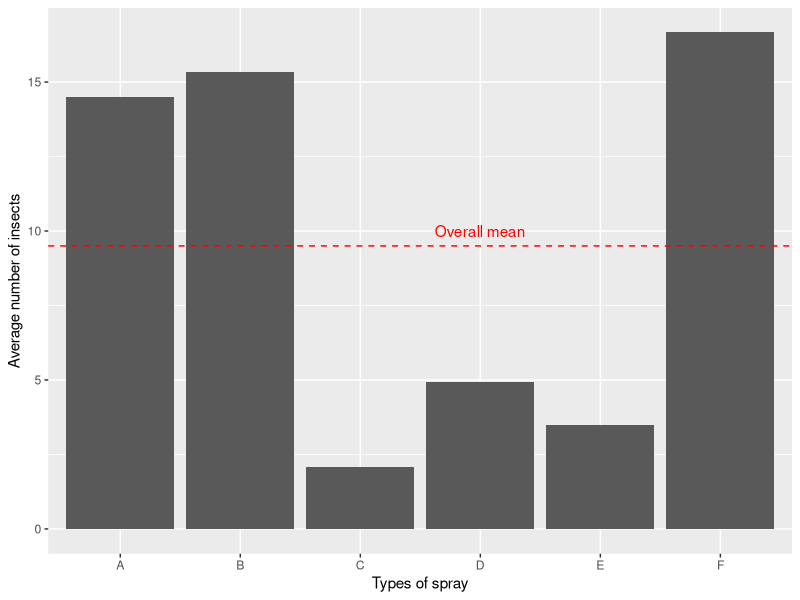
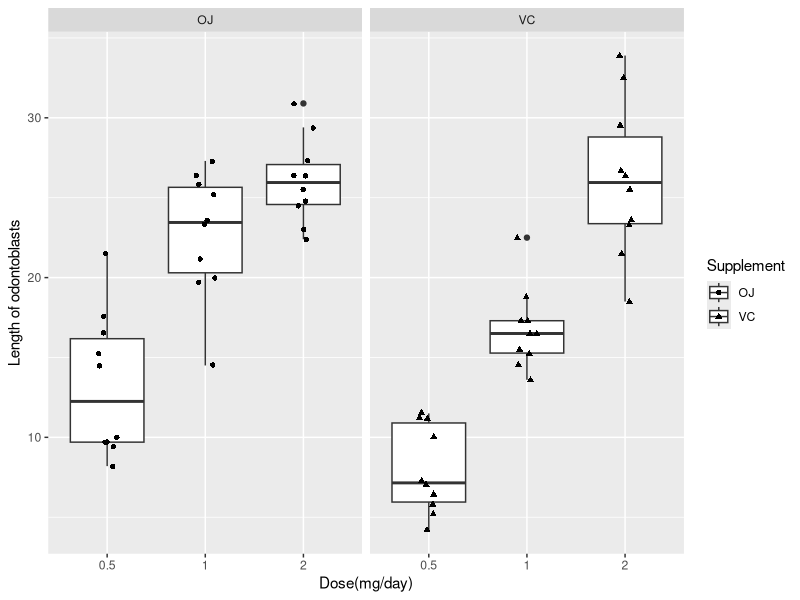
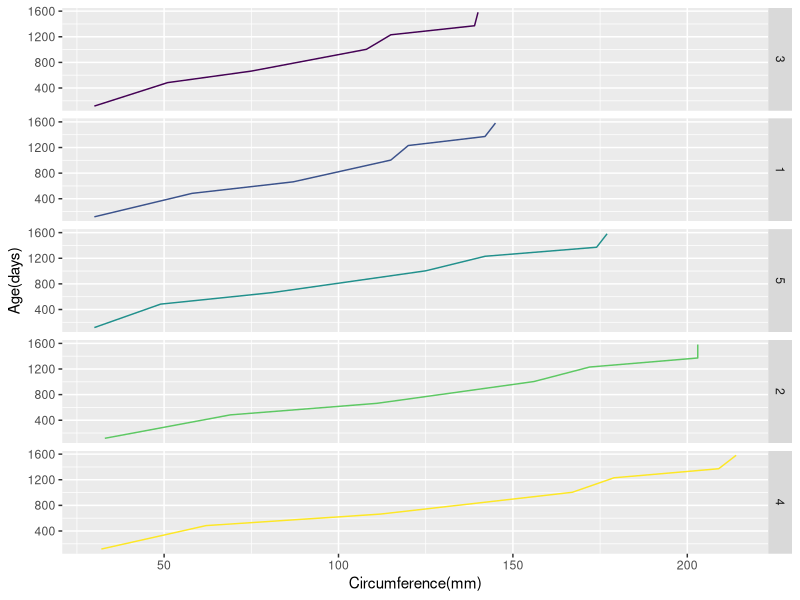
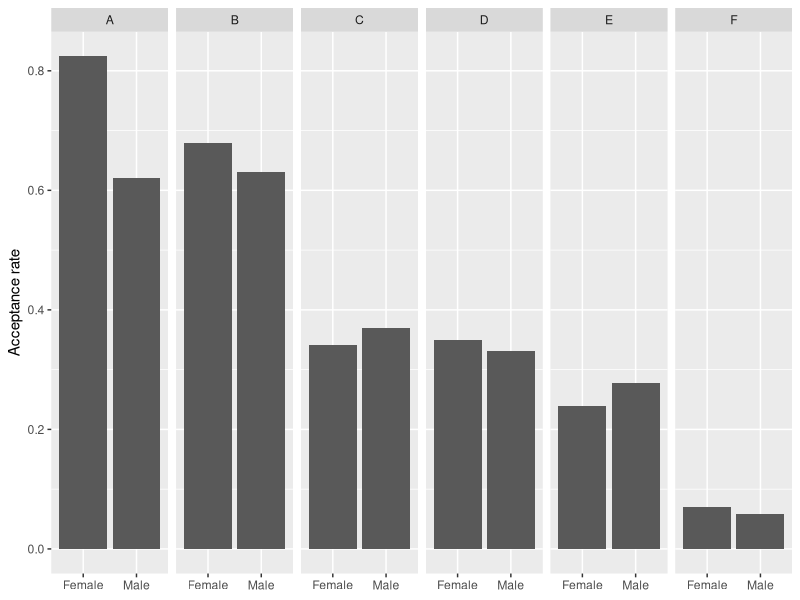

Here is the R script that generated these plots, in order:
## ---- chunk 1
library(tidyverse)
## ---- chunk 2
data("InsectSprays")
ti <- as_tibble(InsectSprays)

average <- ti %>%
  mutate(meanall = mean(count), na.rm = TRUE)

ti %>%
  group_by(spray) %>%
  summarise(meancount = mean(count), na.rm = TRUE) %>%
ggplot(mapping = aes(x = spray, y = meancount)) +
  geom_col() +
  geom_hline(yintercept = 9.5, color = "red", linetype = "dashed") +
  annotate("text", label = "Overall mean", x = 4, y = 10, color = "red") +
  xlab("Types of spray") +
  ylab("Average number of insects")
## ---- chunk 3
data(ToothGrowth)
tt <- as_tibble(ToothGrowth)

tt %>%
ggplot(mapping = aes(x = as.factor(dose), y = len, shape = supp)) +
  geom_boxplot() +
  facet_grid(.~supp) +
  geom_jitter(width = 0.1) +
  labs(x = "Dose(mg/day)", y = "Length of odontoblasts", shape = "Supplement")
## ---- chunk 4
data(Orange)
to <- as_tibble(Orange)

to %>%
ggplot(mapping = aes(x = circumference, y = age)) +
  geom_line(aes(color = Tree), show.legend = FALSE) +
  facet_grid(Tree~.) +
  labs(x = "Circumference(mm)", y = "Age(days)")
## ---- chunk 5
data("UCBAdmissions")
tu <- as_tibble(UCBAdmissions)

overall <- tu %>%
  group_by(Gender, Admit) %>%
  mutate(nadm = sum(n)) %>%
  ungroup() %>%
  group_by(Gender) %>%
  mutate(ntot = sum(n)) %>%
  filter(Admit == "Admitted") %>%
  mutate(prop = nadm/ntot) 

tu %>% 
  group_by(Dept, Gender, Admit) %>%
  mutate(nadm = sum(n)) %>%
  ungroup() %>%
  group_by(Dept, Gender) %>%
  mutate(ntot = sum(n)) %>%
  filter(Admit == "Admitted") %>%
  mutate(prop = nadm/ntot) %>%
ggplot(mapping = aes(x = Gender, y = prop)) +
  geom_col(show.legend = FALSE) +
  facet_grid(.~Dept) +
  labs(y = "Acceptance rate", x = NULL)
